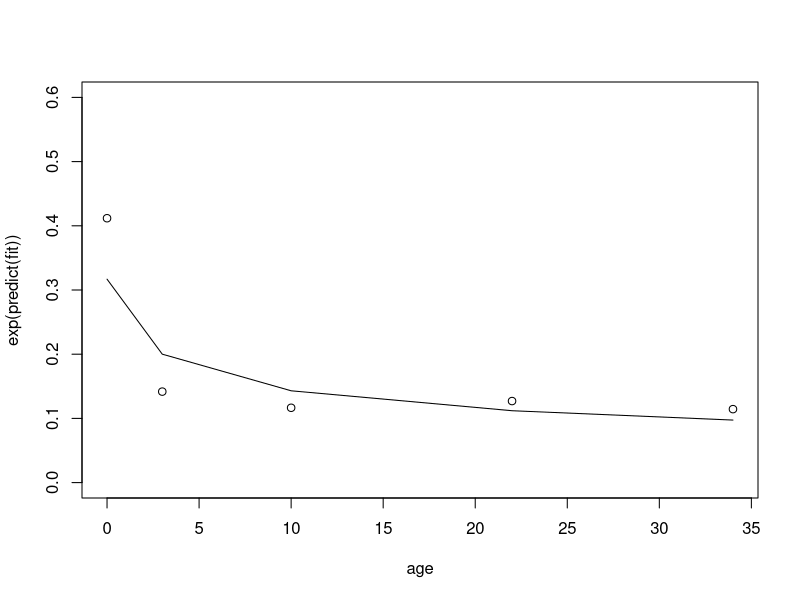

The R script that drew this image:
## Estimating age-survival curve
library(nlme)

# Fitting data from parameters document
age = c(0, 3, 10, 22, 34) # Months
death_prob_data = c(1 - (.52^(1/7))^4, 1 - .88^(1/3),
            1 - .92^(1/5), 1 - 0.72^(1 / 12), 1 -  0.84^(1 / 12))

y = death_prob_data + 0.1  # Random death rate is 0.1
fit = lm(log(y) ~ log(age + 1))
plot(age, exp(predict(fit)), type='l', ylim=c(0, 0.6))
points(age, y)
summary(fit)

# Check this with nlme functions to see if we can get a better looking fit...
# Something other than exponential.